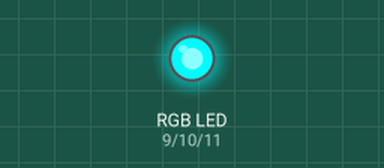
The program below on a simulated ESP32-C6. Shown: an RGB LED mixed from three pins (HIGH = lit). What the program prints to the serial monitor is not drawn.

Above: at 0.05 s.
At 1.85 s:
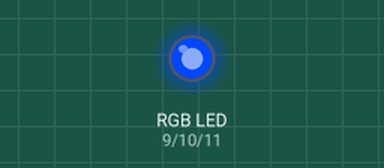
At 3.75 s:
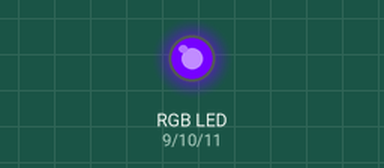
At 7.45 s:
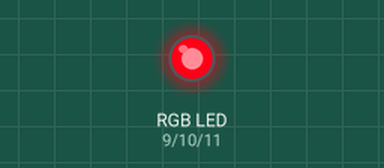
At 11.15 s:
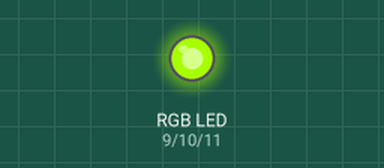
At 14.85 s:
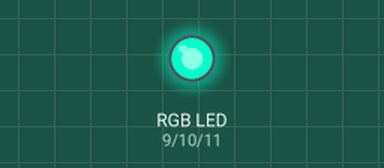
Timing chart, 0 to 20.0 s (numbered marks = the images above):
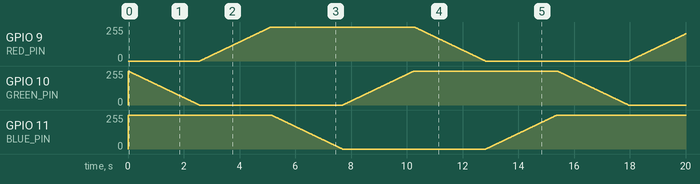

The program:

main.cpp
```cpp
#include <Arduino.h>

// Pin definitions for RGB LED
const int RED_PIN = 9;    // PWM pin for red
const int GREEN_PIN = 10; // PWM pin for green
const int BLUE_PIN = 11;  // PWM pin for blue

// Function declarations
void setColor(int red, int green, int blue);
void rainbowEffect(int wait);
void testEdge();
int currValue = 0;

void setup() {
  // Configure pins as outputs
  pinMode(RED_PIN, OUTPUT);
  pinMode(GREEN_PIN, OUTPUT);
  pinMode(BLUE_PIN, OUTPUT);

  // Initialize all colors off (HIGH for common anode)
  digitalWrite(RED_PIN, HIGH);
  digitalWrite(GREEN_PIN, HIGH);
  digitalWrite(BLUE_PIN, HIGH);

  // Start serial for debugging
  Serial.begin(115200);
  Serial.println("RGB LED Test Starting...");
}

void loop() {
  // Test each channel individually with full brightness

  // Test RED
  // Serial.println("Testing RED");
  // digitalWrite(RED_PIN, LOW);     // Turn on RED
  // digitalWrite(GREEN_PIN, HIGH);  // Others off
  // digitalWrite(BLUE_PIN, HIGH);
  // delay(2000);

  // // Test GREEN
  // Serial.println("Testing GREEN");
  // digitalWrite(RED_PIN, HIGH);
  // digitalWrite(GREEN_PIN, LOW);   // Turn on GREEN
  // digitalWrite(BLUE_PIN, HIGH);
  // delay(2000);

  // // Test BLUE
  // Serial.println("Testing BLUE");
  // digitalWrite(RED_PIN, HIGH);
  // digitalWrite(GREEN_PIN, HIGH);
  // digitalWrite(BLUE_PIN, LOW);    // Turn on BLUE
  // delay(2000);

  // All off
  // digitalWrite(RED_PIN, HIGH);
  // digitalWrite(GREEN_PIN, HIGH);
  // digitalWrite(BLUE_PIN, HIGH);
  // delay(1000);

  rainbowEffect(10);
  //testEdge();
 }

// Function to set RGB color (values from 0-255)
// Note: Values are inverted for common anode
void setColor(int red, int green, int blue) {
  analogWrite(RED_PIN, 255 - red);     // Invert value for common anode
  analogWrite(GREEN_PIN, 255 - green); // Invert value for common anode
  analogWrite(BLUE_PIN, 255 - blue);   // Invert value for common anode
}

// Creates a rainbow effect
void rainbowEffect(int wait) {

  for(int i = 0; i < 256; i++) {
    // Red to Yellow
    setColor(255, i, 0);
    delay(wait);
  }

  for(int i = 0; i < 256; i++) {
    // Yellow to Green
    setColor(255 - i, 255, 0);
    delay(wait);
  }

  for(int i = 0; i < 256; i++) {
    // Green to Cyan
    setColor(0, 255, i);
    delay(wait);
  }

  for(int i = 0; i < 256; i++) {
    // Cyan to Blue
    setColor(0, 255 - i, 255);
    delay(wait);
  }

  for(int i = 0; i < 256; i++) {
    // Blue to Magenta
    setColor(i, 0, 255);
    delay(wait);
  }

  for(int i = 0; i < 256; i++) {
    // Magenta to Red
    setColor(255, 0, 255 - i);
    delay(wait);
  }
}

void testEdge() {
  for(int i = 256; i > 0; i--) {
    setColor(i, 0, 0);
    delay(1000);
    i -= 9;
    if(i <0) {
      break;
    }
    currValue = i;
    Serial.println(currValue);
  }
}
```
